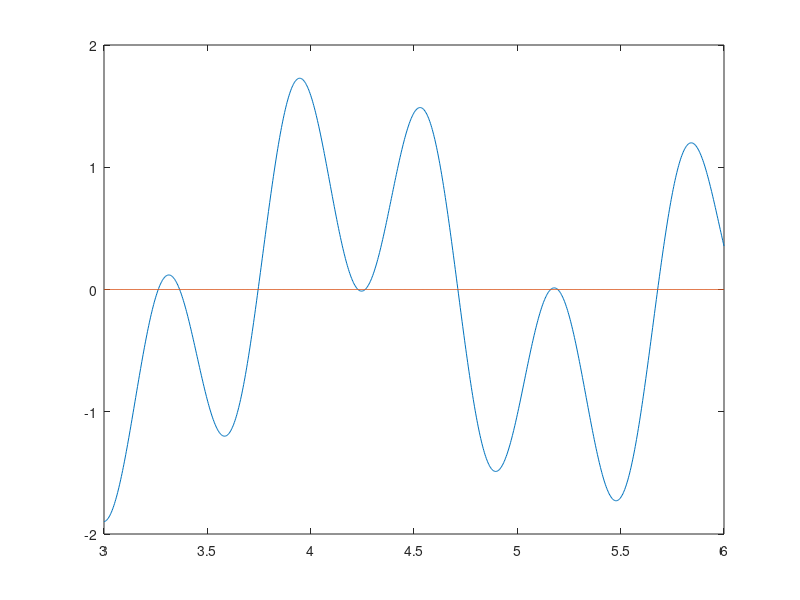

The MATLAB script that drew this image: (Note: this script raises an error after producing the figure.)
xmin = 3; xmax = 6; ns = 100; func = @(x) sin(10*x) + cos(3*x);
xp = linspace(xmin, xmax, 1000);
yp = func(xp);
plot(xp, yp)
hold on

xaxisp = xp * 0;
plot(xp, xaxisp)
hold on

xb = incsearch(func, xmin, xmax, ns);
scatter(xb(:, 1), xb(:, 1)*0, 'black');
hold on
scatter(xb(:, 2), xb(:, 2)*0, 'black');
